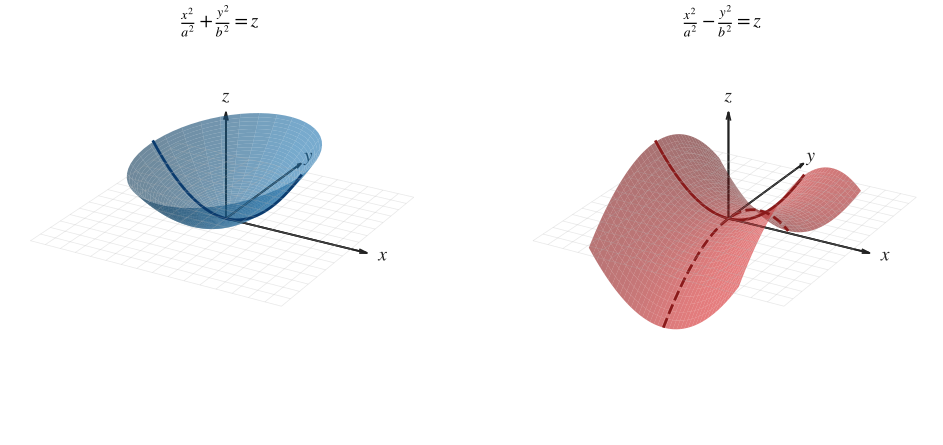

Generate this figure with Python:
import os
import numpy as np
import matplotlib.pyplot as plt

# ============================================================
# 全局字体设置
# ============================================================

plt.rcParams.update({
    'font.family': 'STIXGeneral',
    'mathtext.fontset': 'stix',
    'pdf.fonttype': 42,
    'ps.fonttype': 42,
    'axes.unicode_minus': False,
})

# ============================================================
# 创建画布（2个子图）
# ============================================================

fig = plt.figure(figsize=(10, 5))

# ============================================================
# 公共参数
# ============================================================

z_range = np.linspace(-3, 3, 40)

X_plane = np.linspace(-4, 4, 17)
Y_plane = np.linspace(-4, 4, 17)
X_plane, Y_plane = np.meshgrid(X_plane, Y_plane)
Z_plane = np.zeros_like(X_plane)

view_elev = 25
view_azim = -60
axis_limits = [-4, 4, -4, 4, -3, 3]
axis_length = 4.5

# ============================================================
# 公共坐标系设置
# ============================================================

def setup_axis(ax):
    ax.set_axis_off()
    ax.set_xlim(axis_limits[0], axis_limits[1])
    ax.set_ylim(axis_limits[2], axis_limits[3])
    ax.set_zlim(axis_limits[4], axis_limits[5])
    ax.set_box_aspect([1, 1, 0.7])
    ax.view_init(elev=view_elev, azim=view_azim)

    ax.plot_wireframe(
        X_plane, Y_plane, Z_plane,
        color='#b0b0b0', alpha=0.28, linewidth=0.55,
        rstride=1, cstride=1, zorder=1
    )

    axis_color = '#222222'
    axis_width = 1.3
    ax.plot([0, axis_length], [0, 0], [0, 0], color=axis_color, linewidth=axis_width,
            solid_capstyle='round', zorder=1)
    ax.quiver(0, 0, 0, axis_length, 0, 0, color=axis_color, linewidth=axis_width,
              arrow_length_ratio=0.055, pivot='tail', zorder=1)

    ax.plot([0, 0], [0, axis_length], [0, 0], color=axis_color, linewidth=axis_width,
            solid_capstyle='round', zorder=1)
    ax.quiver(0, 0, 0, 0, axis_length, 0, color=axis_color, linewidth=axis_width,
              arrow_length_ratio=0.055, pivot='tail', zorder=1)

    ax.plot([0, 0], [0, 0], [0, axis_length - 1], color=axis_color, linewidth=axis_width,
            solid_capstyle='round', zorder=1)
    ax.quiver(0, 0, 0, 0, 0, axis_length - 1, color=axis_color, linewidth=axis_width,
              arrow_length_ratio=0.075, pivot='tail', zorder=1)

    label_kwargs = {'fontsize': 14, 'color': axis_color, 'ha': 'center', 'va': 'center', 'zorder': 2}
    ax.text(axis_length + 0.5, 0, 0, r'$x$', **label_kwargs)
    ax.text(0, axis_length + 0.5, 0, r'$y$', **label_kwargs)
    ax.text(0, 0, axis_length - 0.5, r'$z$', **label_kwargs)


# ============================================================
# 子图 1：椭圆抛物面 (开口朝上)
# ============================================================

ax1 = fig.add_subplot(1, 2, 1, projection='3d')

a_ep, b_ep = 1.2, 1.8
r_max_ep = 2.0   # 缩小，使最大 z = r_max^2/2 = 2.0
r = np.linspace(0, r_max_ep, 40)
v = np.linspace(0, 2 * np.pi, 60)
R, V = np.meshgrid(r, v)
X1 = a_ep * R * np.cos(V)
Y1 = b_ep * R * np.sin(V)
Z1 = R**2 / 2

setup_axis(ax1)
surf_color1 = '#1f77b4'
ax1.plot_surface(X1, Y1, Z1, alpha=0.6, color=surf_color1, edgecolor='none', antialiased=True, zorder=5)

# 截口线 (xz平面 y=0) : z = x^2/(2*a^2)
x_line_ep = np.linspace(-a_ep * r_max_ep, a_ep * r_max_ep, 200)
z_line_ep = x_line_ep**2 / (2 * a_ep**2)
ax1.plot(x_line_ep, np.zeros_like(x_line_ep), z_line_ep, color='#0a3b6e', linewidth=2.0, zorder=6)

ax1.set_title(r'$\frac{x^2}{a^2}+\frac{y^2}{b^2}=z$', fontsize=14, y=1.02)


# ============================================================
# 子图 2：双曲抛物面 (鞍面) —— 缩小尺寸
# ============================================================

ax2 = fig.add_subplot(1, 2, 2, projection='3d')

a_hp, b_hp = 1.2, 1.8
u_max = 2.0   # 减小，使范围缩小
u = np.linspace(-u_max, u_max, 40)
v = np.linspace(-u_max, u_max, 40)
U, V = np.meshgrid(u, v)
X2 = a_hp * U
Y2 = b_hp * V
Z2 = (U**2 - V**2) / 2

setup_axis(ax2)
surf_color2 = '#d62728'
ax2.plot_surface(X2, Y2, Z2, alpha=0.6, color=surf_color2, edgecolor='none', antialiased=True, zorder=5)

# 截口线1 (xz平面 y=0) : z = x^2/(2*a^2)
x_line_hp = np.linspace(-a_hp * u_max, a_hp * u_max, 200)
z_line_hp_x = x_line_hp**2 / (2 * a_hp**2)
ax2.plot(x_line_hp, np.zeros_like(x_line_hp), z_line_hp_x, color='#8a1a1a', linewidth=2.0, zorder=6)

# 截口线2 (yz平面 x=0) : z = - y^2/(2*b^2)
y_line_hp = np.linspace(-b_hp * u_max, b_hp * u_max, 200)
z_line_hp_y = - y_line_hp**2 / (2 * b_hp**2)
ax2.plot(np.zeros_like(y_line_hp), y_line_hp, z_line_hp_y, color='#8a1a1a', linewidth=2.0, zorder=6, linestyle='--')

ax2.set_title(r'$\frac{x^2}{a^2}-\frac{y^2}{b^2}=z$', fontsize=14, y=1.02)


# ============================================================
# 调整布局
# ============================================================

plt.subplots_adjust(left=0.02, right=0.98, bottom=0.02, top=0.88, wspace=0.1)

# ============================================================
# 输出 PDF
# ============================================================

output_path = os.path.join(os.path.dirname(os.path.abspath(__file__)), 'fig.pdf')
fig.savefig(output_path, format='pdf', bbox_inches='tight', pad_inches=0.05)
